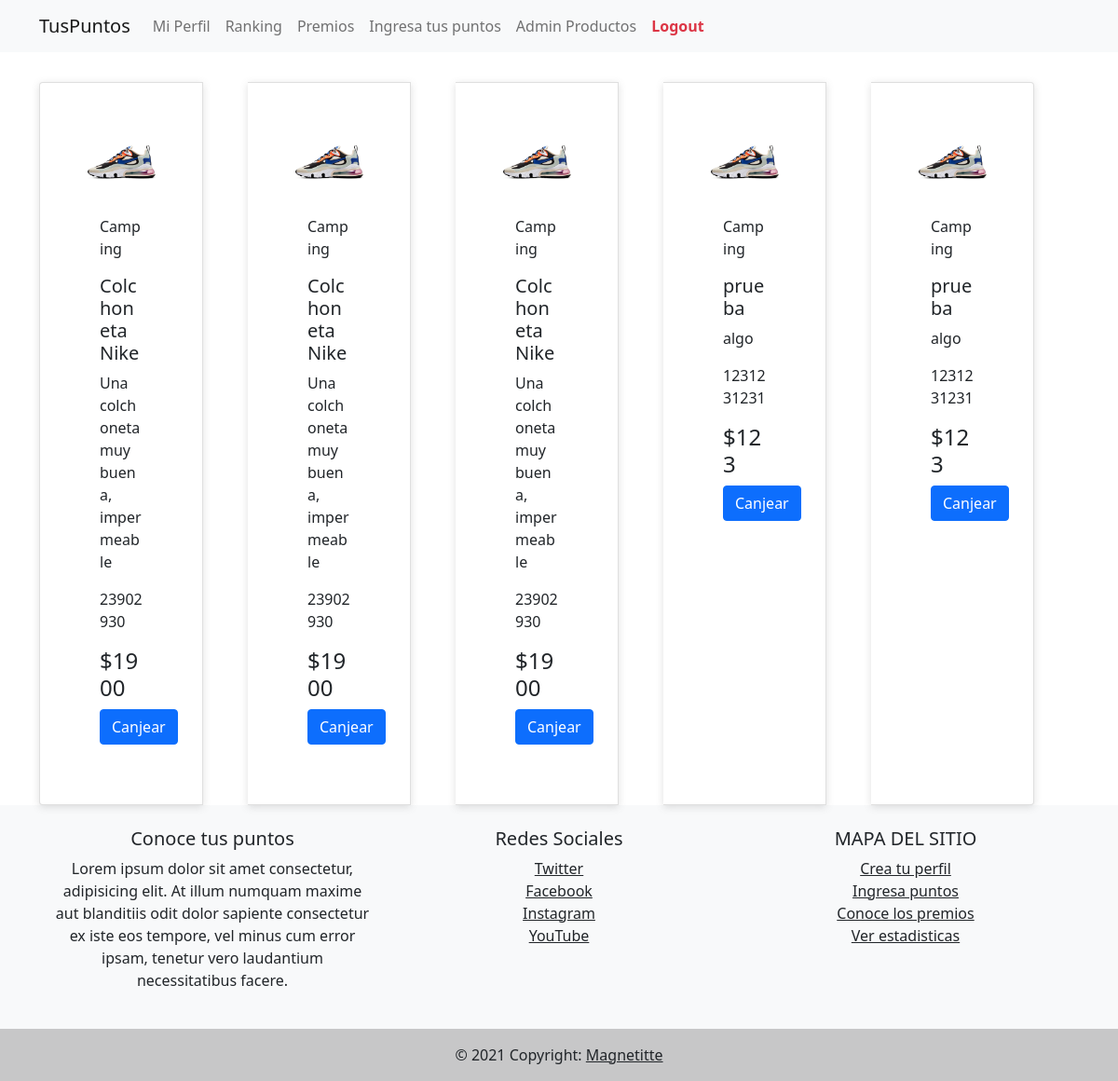
Screenshot of /views/tienda.php (signed in) with the database file from the repository.
### tables this page shows
CREATE TABLE IF NOT EXISTS `premios` (
  `id` int(11) NOT NULL AUTO_INCREMENT,
  `nombre` varchar(50) NOT NULL,
  `categoria` varchar(50) NOT NULL,
  `precio` int(11) NOT NULL,
  `sku` int(50) NOT NULL,
  `imagen` longtext,
  `stock` int(11) NOT NULL,
  `descripcionCorta` varchar(50) NOT NULL,
  PRIMARY KEY (`id`)
);

### clases/Productos.php (called while the page is built, shortened)
<?php
class Productos
{
    static function listarProductos (){
        $link = Conexion::conectar();
        $sql = 'SELECT * FROM premios';
        $stmt = $link->prepare($sql);
        $stmt->execute();
        $productos = $stmt->fetchAll();
        return $productos;
    }
}
?>

### views/tienda.php (the view, shortened to what this page needs)
<?php
    include_once("../nav.php");
    $productos = Productos::listarProductos();
?>
  <main>
    <section class="container" id="grilla-catalogo">
      <div class="card-group">
      <?php foreach ($productos as $key => $producto): ?>
        <div class="card">
          <img src="../img/nike-air.jpg" class="card-img-top" alt="...">
          <div class="card-body">
            <p class="card-text"><?php echo $producto["categoria"] ?></p>
            <h5 class="card-title"><?php echo $producto["nombre"] ?></h5>
            <p class="card-text"><?php echo $producto["descripcionCorta"] ?></p>
            <p class="card-text"><?php echo $producto["sku"] ?></p>
            <h4 class="precioPuntos"><?php echo '$' . $producto["precio"] ?></h4>
            <a href="producto.php?productoId=<?php echo $producto["id"] ?>" class="btn btn-primary">Canjear</a>
          </div>
        </div>
      <?php endforeach ?>
      </div>
    </section>
  </main>
  <?php include_once("../footer.php"); ?>
</body>
</html>

### nav.php (shortened to what this page needs)
<!DOCTYPE html>
<html lang="en">
<head>
  <link rel="stylesheet" href="estilos.css">
  <link rel="stylesheet" href="addtoCart.css">
  <link href="https://cdn.jsdelivr.net/npm/bootstrap@5.0.2/dist/css/bootstrap.min.css" rel="stylesheet">
</head>
<body>
<nav class="navbar navbar-expand-lg navbar-light bg-light">
  <div class="container">
    <?php if (isset($_SESSION['idUsuarios'])): ?>
      <a class="navbar-brand" href="welcome.php">TusPuntos</a>
      <?php else: ?>
      <a class="navbar-brand" href="index.php">TusPuntos</a>
    <?php endif; ?>
    <div class="collapse navbar-collapse" id="navbarSupportedContent">
      <ul class="navbar-nav me-auto mb-2 mb-lg-0">
        <?php
        if (isset($_SESSION['idUsuarios'])): ?>
        <li class="nav-item">
          <a class="nav-link" href="profile.php">Mi Perfil</a>
        </li>
        <li class="nav-item">
          <a class="nav-link" href="stats.php" tabindex="-1" aria-disabled="true">Ranking</a>
        </li>
        <li class="nav-item">
          <a class="nav-link" href="tienda.php" tabindex="-1" aria-disabled="true">Premios</a>
        </li>
        <li class="nav-item">
          <a class="nav-link" href="points.php" tabindex="-1" aria-disabled="true">Ingresa tus puntos</a>
        </li>
        <?php if (isset($_SESSION["rol"]) AND $_SESSION['rol'] == "admin"): ?>
        <li class="nav-item">
          <a class="nav-link" href="adminProductos.php" tabindex="-1" aria-disabled="true">Admin Productos</a>
        </li>
        <?php endif; ?>
        <li class="nav-item">
          <a class="nav-link text-danger fw-bold" tabindex="-1" aria-disabled="true" data-bs-toggle="modal" data-bs-target="#exampleModal">Logout</a>
        </li>
          <?php endif ?>
    </div>
  </div>
</nav>

### footer.php (shortened to what this page needs)
<footer class="bg-light text-center text-lg-start">
  <div class="container p-4">
    <div class="row">
      <div class="col-lg-4 col-md-6 mb-4 mb-md-0 text-center">
        <h5>Conoce tus puntos</h5>
        <p>Lorem ipsum dolor sit amet consectetur, adipisicing elit. At illum numquam maxime aut blanditiis odit dolor sapiente consectetur ex iste eos tempore, vel minus cum error ipsam, tenetur vero laudantium necessitatibus facere. </p>
      </div>
      <div class="col-lg-4 col-md-6 mb-4 mb-md-0 text-center">
        <h5 class="mb-2">Redes Sociales</h5>
        <ul class="list-unstyled">
          <li>
            <a href="#!" class="text-dark">Twitter</a>
          </li>
          <li>
            <a href="#!" class="text-dark">Facebook</a>
          </li>
          <li>
            <a href="#!" class="text-dark">Instagram</a>
          </li>
          <li>
            <a href="#!" class="text-dark">YouTube</a>
          </li>
        </ul>
      </div>
      <div class="col-lg-4 col-md-6 mb-4 mb-md-0 text-center">
        <h5 class="text-uppercase">Mapa del sitio</h5>
        <ul class="list-unstyled mb-0">
          <li>
            <a href="#!" class="text-dark">Crea tu perfil</a>
          </li>
          <li>
            <a href="#!" class="text-dark">Ingresa puntos</a>
          </li>
          <li>
            <a href="#!" class="text-dark">Conoce los premios</a>
          </li>
          <li>
            <a href="#!" class="text-dark">Ver estadisticas</a>
          </li>
        </ul>
      </div>
    </div>
  </div>
  <div class="text-center p-3" style="background-color: rgba(0, 0, 0, 0.2);">
    © 2021 Copyright:
    <a class="text-dark" href="https://magnetitte.com/">Magnetitte</a>
  </div>
</footer>

### estilos.css (style rules this page uses)
#grilla-catalogo { margin-top: 2rem; }
#grilla-catalogo .card { margin-right: 3rem; box-shadow: rgba(99, 99, 99, 0.2) 0px 2px 8px 0px; padding: 3rem; }

### rows the page displays
premios: categoria "Camping", nombre "Colchoneta Nike", descripcionCorta "Una colchoneta muy buena, impermeable", sku "23902930", precio "1900"
premios: categoria "Camping", nombre "Colchoneta Nike", descripcionCorta "Una colchoneta muy buena, impermeable", sku "23902930", precio "1900"
premios: categoria "Camping", nombre "Colchoneta Nike", descripcionCorta "Una colchoneta muy buena, impermeable", sku "23902930", precio "1900"
premios: categoria "Camping", nombre "prueba", descripcionCorta "algo", sku "1231231231", precio "123"
premios: categoria "Camping", nombre "prueba", descripcionCorta "algo", sku "1231231231", precio "123"
